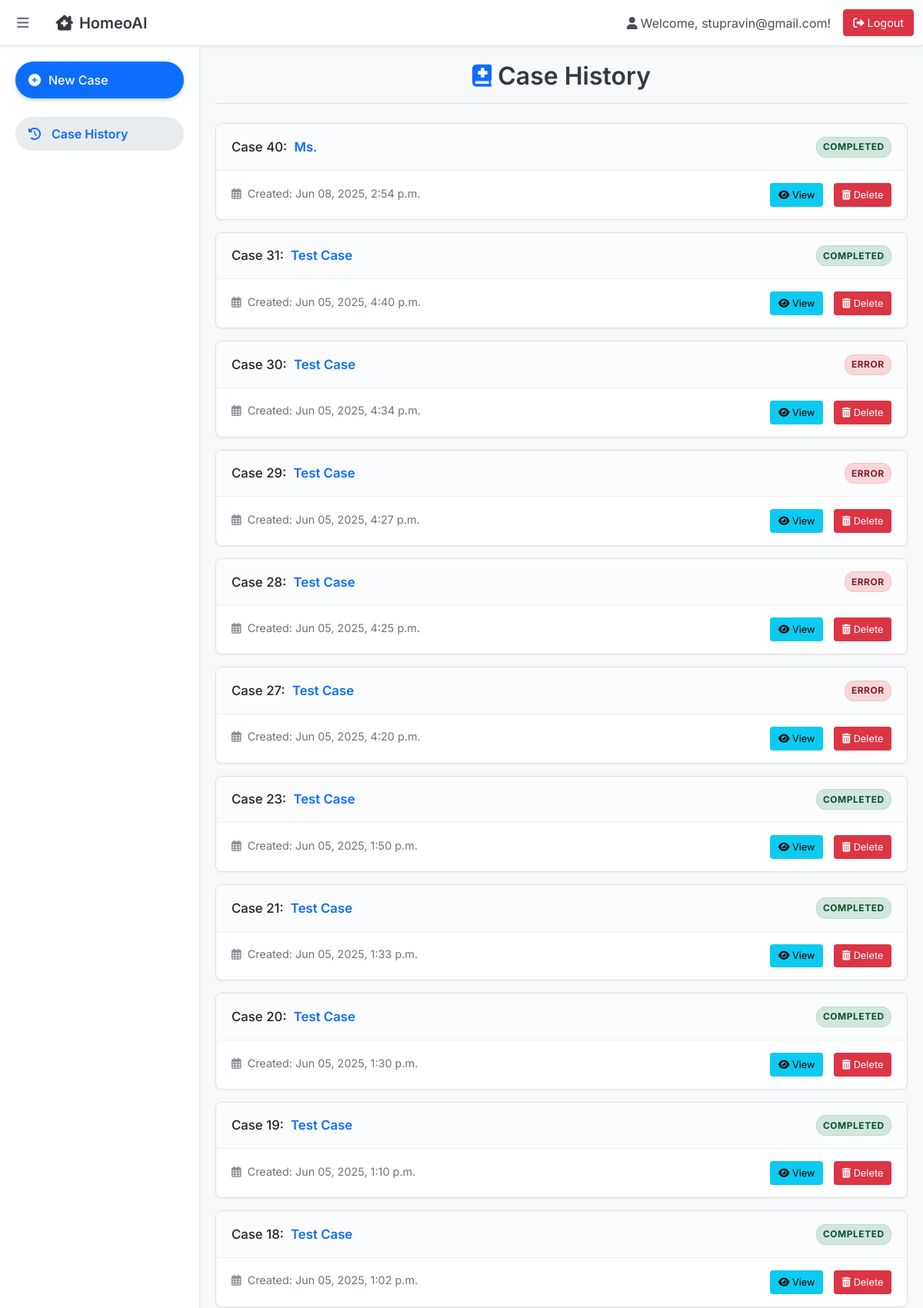
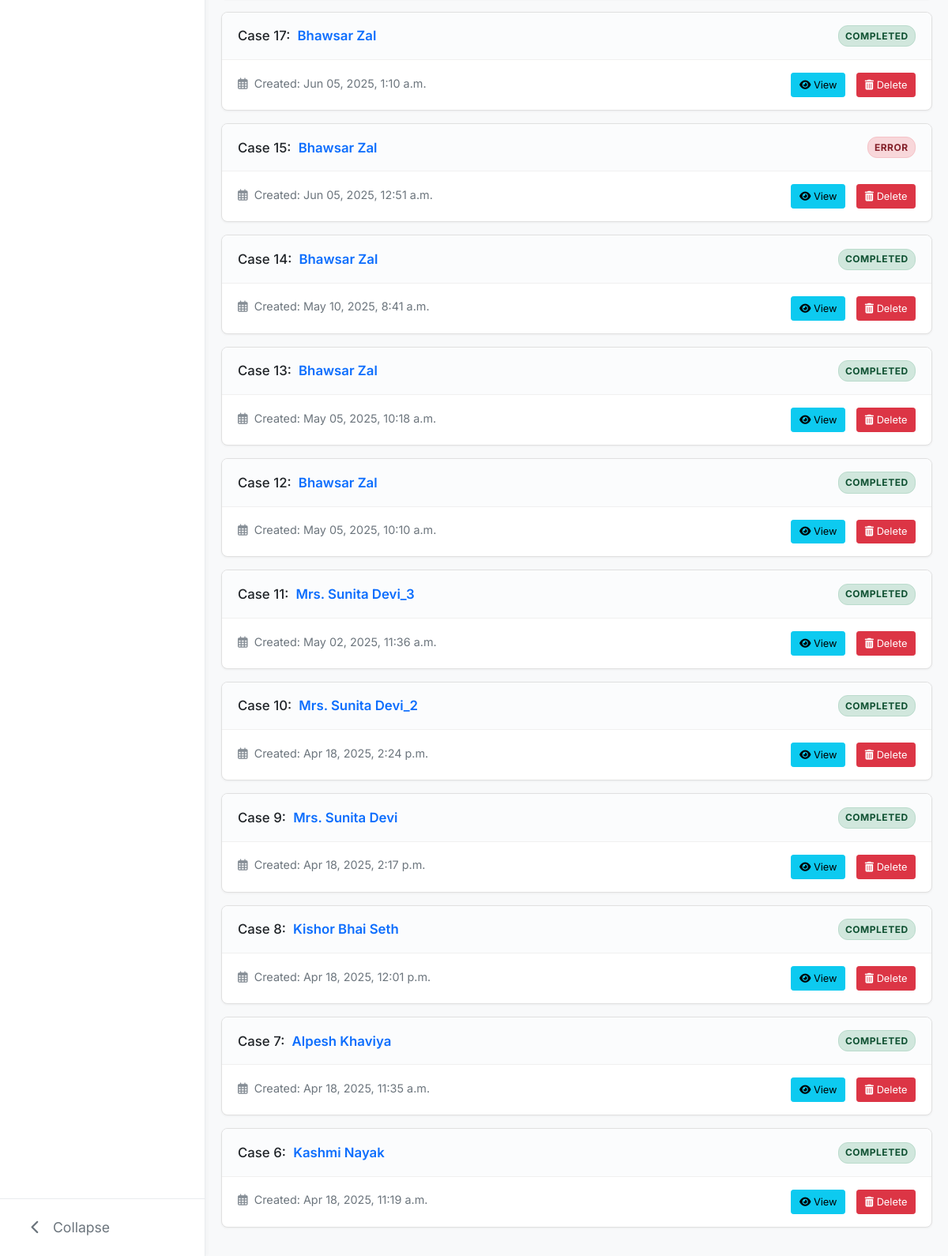
The page /dashboard/ (signed in) on the database its author committed (2 pictures, top to bottom).
### core/models.py (models this page shows, shortened)
class Case(models.Model):
    user = models.ForeignKey(settings.AUTH_USER_MODEL, on_delete=models.CASCADE, related_name='cases')
    created_at = models.DateTimeField(auto_now_add=True)
    updated_at = models.DateTimeField(auto_now=True)
    date = models.DateField(default=timezone.now, blank=True, null=True) # Made optional
    opd_no = models.CharField(max_length=50, blank=True, null=True)
    patient_name = models.CharField(max_length=200) # Required
    patient_age = models.CharField(max_length=20, blank=True, null=True)
    patient_sex = models.CharField(max_length=10, choices=[('Male', 'Male'), ('Female', 'Female'), ('Other', 'Other')], blank=True, null=True)
    patient_occupation = models.CharField(max_length=100, blank=True, null=True)
    patient_address = models.TextField(blank=True, null=True)
    patient_phone = models.CharField(max_length=20, blank=True, null=True)
    presenting_complaints = models.TextField() # Required
    history_of_present_illness = models.TextField(blank=True, null=True)
    past_history_vaccination = models.TextField(blank=True, null=True) # Corresponds to past_history.vaccination
    family_history = models.TextField(blank=True, null=True)
    personal_history = models.JSONField(blank=True, null=True, default=dict)
    menstrual_history = models.JSONField(blank=True, null=True, default=dict)
    physical_examination = models.JSONField(blank=True, null=True, default=dict)
    patient_as_person = models.TextField(blank=True, null=True)
    systemic_examination = models.TextField(blank=True, null=True)
    result_file_path = models.CharField(max_length=512, blank=True, null=True) # Store relative path?
    STATUS_CHOICES = [
        ('PENDING', 'Pending Analysis'),
        ('PROCESSING', 'Processing'),
        ('COMPLETED', 'Completed'),
        ('ERROR', 'Error'),
    ]
    status = models.CharField(max_length=20, choices=STATUS_CHOICES, default='PENDING')
    class Meta:
        ordering = ['-created_at']

### core/views.py (the view)
# urls.py: path("dashboard/", views.dashboard_view, name="dashboard"),
@login_required
def dashboard_view(request):
    user_cases = Case.objects.filter(user=request.user)
    context = {
        "username": request.user.username,
        "cases": user_cases,
    }
    return render(request, "dashboard.html", context)

### core/templatetags/case_extras.py (called while the page is built)
@register.filter(name='smart_title_v2')
def smart_title_v2(value):
    if not value or not isinstance(value, str):
        return value
    def capitalize_word(word):
        if not word:
            return ""
        if word.endswith('.') and len(word) > 1 and word[:-1].isalpha(): # like Mrs.
            return word
        if word.isupper() and len(word) > 1: # like AI
            return word
        if any(c.isupper() for c in word[1:]): # like McDonald
            return word
        if re.search(r'[A-Za-z][0-9_]|[0-9_][A-Za-z]', word): # like Devi_2
            return word
        return word.capitalize()
    parts = re.split(r'(\s+)', value) # Keep spaces for rejoining
    processed_parts = [capitalize_word(p) if p.strip() else p for p in parts]
    return "".join(processed_parts)

### templates/dashboard.html (shortened to what this page needs)
{% load static %}
{% load case_extras %}
<!DOCTYPE html>
<html lang="en">
<head>
    <link href="https://cdn.jsdelivr.net/npm/bootstrap@5.1.3/dist/css/bootstrap.min.css" rel="stylesheet">
    <link rel="stylesheet" href="https://cdnjs.cloudflare.com/ajax/libs/font-awesome/6.0.0-beta3/css/all.min.css">
</head>
<body class="{% if request.COOKIES.sidebar_collapsed == 'true' %}sidebar-collapsed{% endif %}">
    <nav class="navbar navbar-expand-md navbar-light bg-light fixed-top top-navbar">
      <div class="container-fluid">
        <button class="sidebar-toggle-btn" id="sidebarToggleInNavbar" title="Toggle sidebar">
            <i class="fas fa-bars"></i>
        </button>
        <a class="navbar-brand" href="{% url 'core:home' %}"><i class="fas fa-clinic-medical me-2"></i>HomeoAI</a>
        <div class="collapse navbar-collapse" id="navbarMain">
          {% if user.is_authenticated %}
          <span class="navbar-text me-3"><i class="fas fa-user me-1"></i>Welcome, {{ username }}!</span>
          <form action="{% url 'auth_app:logout' %}" method="post" class="d-inline">
              <button type="submit" class="btn btn-sm logout-button"><i class="fas fa-sign-out-alt me-1"></i>Logout</button>
          </form>
          {% endif %}
        </div>
      </div>
    </nav>
    <div class="d-flex">
        <nav class="sidebar" id="sidebar">
            <div class="sidebar-inner-nav">
                <a href="{% url 'core:new_case' %}" class="new-case-btn-sidebar mb-4">
                    <i class="fas fa-plus-circle nav-icon"></i> <span class="nav-text">New Case</span>
                </a>
                <ul class="nav flex-column">
                    <li class="nav-item">
                        <a class="nav-link" href="{% url 'core:dashboard' %}">
                            <i class="fas fa-history nav-icon"></i> <span class="nav-text">Case History</span>
                        </a>
                    </li>
                </ul>
            </div>
            <div class="sidebar-footer">
                <button class="sidebar-toggle-btn" id="sidebarToggleInFooter" title="Toggle sidebar">
                    <i class="fas fa-chevron-left"></i> <span class="toggle-text">Collapse</span>
                </button>
            </div>
        </nav>
        <main class="main-content flex-grow-1" id="mainContent">
            <div class="d-flex justify-content-center flex-wrap flex-md-nowrap align-items-center main-content-header border-bottom pb-3">
                                <h1 class="h2"><i class="fas fa-book-medical me-2"></i>Case History</h1>
            </div>
            {% if cases %}
                {% for case in cases %}
                <div class="case-history-item">
                    <div class="case-item-header">
                        <h5>
                            <span class="case-identifier">Case {{ case.id }}:</span>
                            <span class="patient-name">{{ case.patient_name|default:"N/A"|smart_title_v2 }}</span>
                        </h5>
                        <div class="case-status-wrapper">
                            <span class="case-status status-{{ case.status }}">{{ case.get_status_display }}</span>
                        </div>
                    </div>
                    <div class="case-item-body">
                        <div class="case-meta">
                            <p><i class="far fa-calendar-alt me-1"></i> Created: {{ case.created_at|date:"M d, Y, P" }}</p>
                        </div>
                        <div class="case-actions">
                            <a href="{% url 'core:case_detail' case.id %}" class="btn btn-sm btn-info me-1" title="View Details">
                               <i class="fas fa-eye"></i> View
                            </a>
                            <form action="{% url 'core:delete_case' case.id %}" method="post" class="d-inline">
                                <button type="submit" class="btn btn-sm btn-danger" title="Delete Case"
                                        onclick="return confirm('Are you sure you want to delete this case?');">
                                   <i class="fas fa-trash-alt"></i> Delete
                                </button>
                            </form>
                        </div>
                    </div>
                </div>
                {% endfor %}
            {% else %}
                <div class="alert alert-light text-center p-4">
                  <p class="mb-2"><i class="fas fa-folder-open fa-2x text-muted mb-2"></i></p>
                  <p class="h5">No Cases Yet</p>
                  <p>You haven't created any cases. <a href="{% url 'core:new_case' %}" class="alert-link fw-bold">Start a new case now</a>!</p>
                </div>
            {% endif %}
        </main>
    </div>
</body>
</html>

### rows shown on the page
Case: id "40", patient_name|smart_title_v2 "Ms.", status "COMPLETED", created_at "Jun 08, 2025, 2:54 p.m."
Case: id "31", patient_name|smart_title_v2 "Test Case", status "COMPLETED", created_at "Jun 05, 2025, 4:40 p.m."
Case: id "30", patient_name|smart_title_v2 "Test Case", status "ERROR", created_at "Jun 05, 2025, 4:34 p.m."
Case: id "29", patient_name|smart_title_v2 "Test Case", status "ERROR", created_at "Jun 05, 2025, 4:27 p.m."
Case: id "28", patient_name|smart_title_v2 "Test Case", status "ERROR", created_at "Jun 05, 2025, 4:25 p.m."
Case: id "27", patient_name|smart_title_v2 "Test Case", status "ERROR", created_at "Jun 05, 2025, 4:20 p.m."
Case: id "23", patient_name|smart_title_v2 "Test Case", status "COMPLETED", created_at "Jun 05, 2025, 1:50 p.m."
Case: id "21", patient_name|smart_title_v2 "Test Case", status "COMPLETED", created_at "Jun 05, 2025, 1:33 p.m."
Case: id "20", patient_name|smart_title_v2 "Test Case", status "COMPLETED", created_at "Jun 05, 2025, 1:30 p.m."
Case: id "19", patient_name|smart_title_v2 "Test Case", status "COMPLETED", created_at "Jun 05, 2025, 1:10 p.m."
Case: id "18", patient_name|smart_title_v2 "Test Case", status "COMPLETED", created_at "Jun 05, 2025, 1:02 p.m."
Case: id "17", patient_name|smart_title_v2 "Bhawsar Zal", status "COMPLETED", created_at "Jun 05, 2025, 1:10 a.m."
Case: id "15", patient_name|smart_title_v2 "Bhawsar Zal", status "ERROR", created_at "Jun 05, 2025, 12:51 a.m."
Case: id "14", patient_name|smart_title_v2 "Bhawsar Zal", status "COMPLETED", created_at "May 10, 2025, 8:41 a.m."
Case: id "13", patient_name|smart_title_v2 "Bhawsar Zal", status "COMPLETED", created_at "May 05, 2025, 10:18 a.m."
Case: id "12", patient_name|smart_title_v2 "Bhawsar Zal", status "COMPLETED", created_at "May 05, 2025, 10:10 a.m."
Case: id "11", patient_name|smart_title_v2 "Mrs. Sunita Devi_3", status "COMPLETED", created_at "May 02, 2025, 11:36 a.m."
Case: id "10", patient_name|smart_title_v2 "Mrs. Sunita Devi_2", status "COMPLETED", created_at "Apr 18, 2025, 2:24 p.m."
Case: id "9", patient_name|smart_title_v2 "Mrs. Sunita Devi", status "COMPLETED", created_at "Apr 18, 2025, 2:17 p.m."
Case: id "8", patient_name|smart_title_v2 "Kishor Bhai Seth", status "COMPLETED", created_at "Apr 18, 2025, 12:01 p.m."
Case: id "7", patient_name|smart_title_v2 "Alpesh Khaviya", status "COMPLETED", created_at "Apr 18, 2025, 11:35 a.m."
Case: id "6", patient_name|smart_title_v2 "Kashmi Nayak", status "COMPLETED", created_at "Apr 18, 2025, 11:19 a.m."

### other values the page prints
{{ username }} "stupravin@gmail.com"
